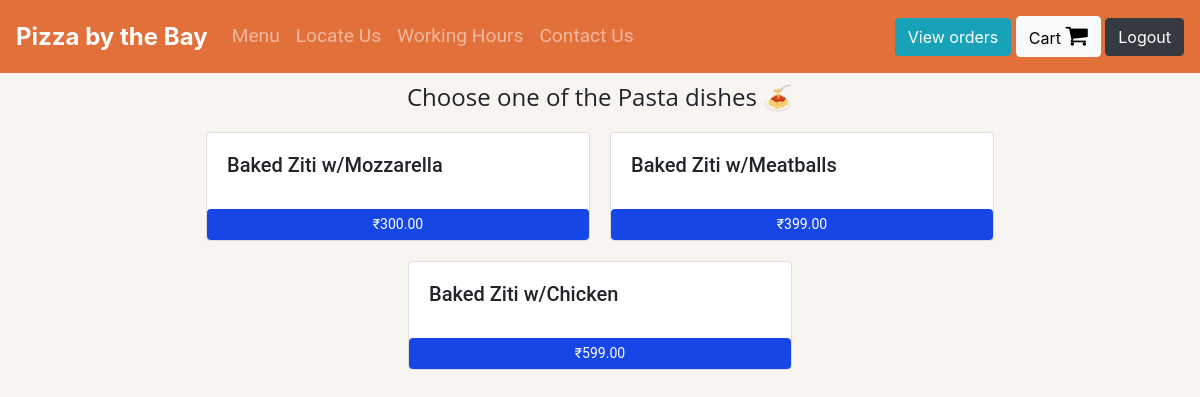
Screenshot of /Pasta (signed in) with the database file from the repository.
### orders/models.py (models this page shows)
class Pasta(models.Model):
    dish_name = models.CharField(max_length=200)
    price = models.DecimalField(max_digits=6, decimal_places=2)
    def __str__(self):
        return f"{self.dish_name}"

### orders/views.py (the view)
# urls.py: path("Pasta", views.pasta, name="pasta"),
def pasta(request):
    if request.user.is_authenticated:
        return render(request, "orders/pasta.html", context = {"dishes":Pasta.objects.all})
    else:
        return redirect("orders:login")

### orders/templates/orders/pasta.html
{% extends 'orders/header.html' %}
{% block content %}
    <div class="container">
      <h4 style="margin:10px; text-align:center; font-family: 'Open Sans', sans-serif"> Choose one of the Pasta dishes &#x1f35d </h4>
      <div class="row justify-content-center" style="font-family: 'Open Sans', sans-serif">
        {% for dish in dishes %}
            <div class="card" id="regular_pizza_card" style="width: 24rem; margin:10px; font-family: Roboto, sans-serif;">
              <div class="card-body">
                <h5 class="card-title" >{{dish}}</h5>
              </div>
              <button class="btn btn-primary" style="font-family: Roboto, sans-serif; outline: 0;
              background-color: #1646e6;
              width: 100%;
              border: 0;
              padding: 5px;
              color: #FFFFFF;
              font-size: 14px; cursor: pointer;
              align-content: center;" onclick="add_to_cart({item_description:'{{dish}}' , price:{{dish.price}} })">₹{{dish.price}}</button>
            </div>
        {% endfor %}
      </div>
    </div>
{% endblock %}

### rows the page displays
Pasta: dish_name "Baked Ziti w/Mozzarella", price "300.00"
Pasta: dish_name "Baked Ziti w/Meatballs", price "399.00"
Pasta: dish_name "Baked Ziti w/Chicken", price "599.00"
